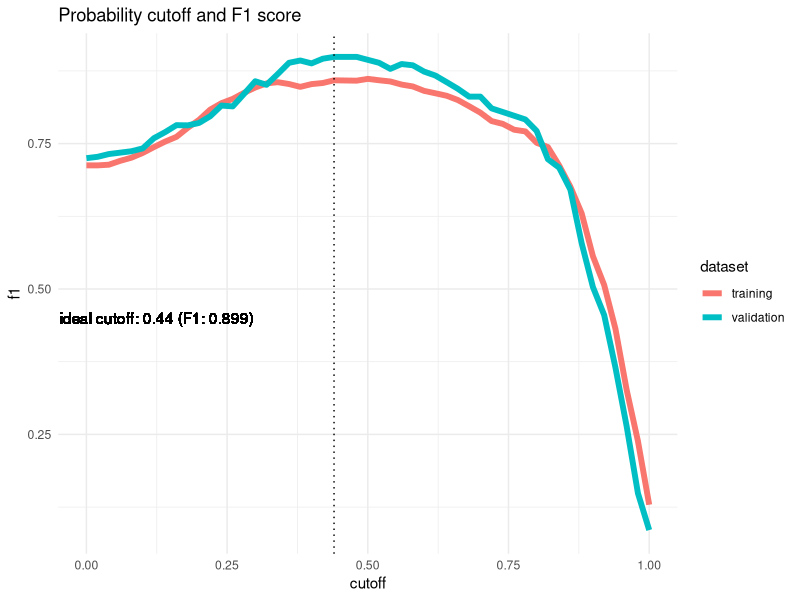
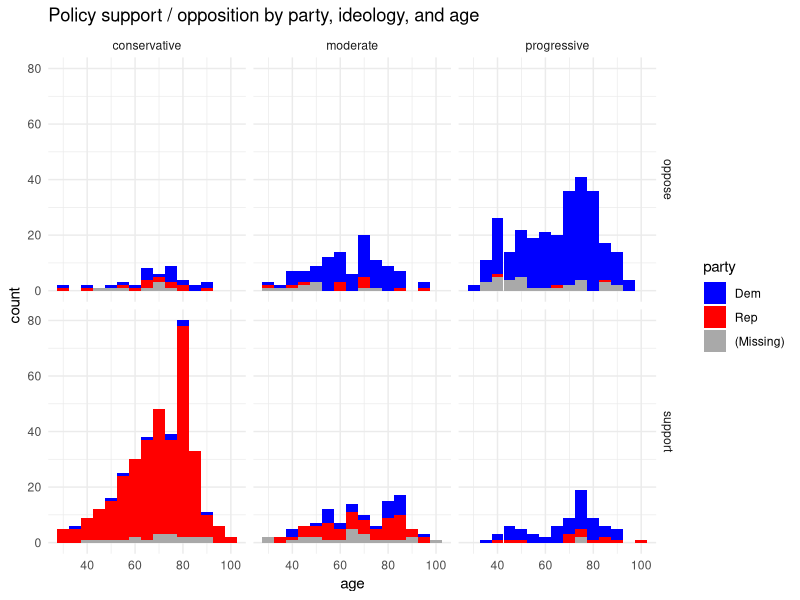

Recreate these plots in R, in order.
## ---- chunk 1

knitr::opts_chunk$set(echo = FALSE, message = FALSE, warning = FALSE,
                      fig.width = 8, fig.asp = 0.618, fig.align = "center")

library(tidyverse)
library(lubridate)

theme_set(theme_minimal())

test_data <- read_csv(here::here("data/test_data.csv")) %>%
    mutate(
        target = case_when(
            target == 0 ~ 1L,
            target == 1 ~ 0L,
            TRUE ~ as.integer(target)
            )
        )
train_pred <- read_csv(here::here("output/train_predictions.csv"))

## ---- chunk 2
calc_f1 <- function(cutoff) {
  
  train_pred %>% 
    mutate(
      cutoff = cutoff,
      label = if_else(pred >= cutoff, 1, 0),
      tp = if_else(target == 1 & label == 1, 1, 0),
      tn = if_else(target == 0 & label == 0, 1, 0),
      fp = if_else(target == 0 & label == 1, 1, 0),
      fn = if_else(target == 1 & label == 0, 1, 0)
    ) %>% 
    group_by(cutoff, type) %>% 
    summarise(
      total = n(),
      tpr = sum(tp) / sum(target == 1),
      fpr = sum(fp) / sum(target == 0),
      fnr = sum(fn) / sum(target == 1),
      tnr = sum(tn) / sum(target == 0),
      prec = sum(tp) / (sum(tp) + sum(fp)),
      recall = sum(tp) / (sum(tp) + sum(fn))
    ) %>% 
    mutate(f1 = 2 * ((prec *  recall) / (prec + recall))) %>% 
    ungroup()
}

cutoffs <- seq(0, 1, by = 0.02) %>% 
    map_dfr(calc_f1) 

## ---- chunk 3

max_f1 <- cutoffs %>%
    filter(type == "holdout") %>%
    filter(f1 == max(f1, na.rm = TRUE)) %>%
    slice(1)

f1_label <- paste0(
    'ideal cutoff: ', max_f1$cutoff, " (F1: ", round(max_f1$f1, 3), ")"
)

cutoffs %>% 
    mutate(type = fct_relevel(type, "train")) %>%
    ggplot(aes(cutoff, f1, color = type)) +
        geom_line(size = 2) +
        geom_vline(xintercept = max_f1$cutoff, linetype = 3) +
        scale_color_discrete(labels = c("training", "validation")) +
        geom_text(aes(x = 0.125, y = 0.45, label = f1_label), inherit.aes = FALSE) + 
        labs(title = "Probability cutoff and F1 score",
             color = "dataset")
## ---- chunk 4

test_data %>%
    filter(!is.na(target), party == "Dem") %>%
    group_by(gender, race_4, edu, employ) %>%
    count(target) %>%
    filter(!is.na(race_4), !is.na(employ), !is.na(employ)) %>%
    mutate(pct = scales::percent(n / sum(n)),
           label = paste0(pct, " (", sum(n), ")")) %>%
    ungroup() %>%
    mutate(
        employ = case_when(
            employ == 1 ~ "employed",
            employ == 0 ~ "unemployed"
        ),
        race_4 = fct_relevel(race_4, c("White", "Latinx", "Black")),
    ) %>%
    unite(` `, gender, edu, employ, sep = ", ") %>% 
    filter(target == 1) %>%
    select(-target, -n, -pct) %>% 
    spread(race_4, label, fill = "0%") %>%
    knitr::kable(caption = "Policy opposition by gender, educational attainment, employment, and race among Democrats")
## ---- chunk 5

test_data %>% 
    filter(!is.na(target)) %>% 
    mutate(
        party = fct_explicit_na(party),
        age = year(as.period(interval(ymd(paste0(birth_year, "0101")), today()))),
        ideo = case_when(
            ideo == 1 ~ "progressive",
            ideo == 0 ~ "moderate",
            ideo == -1 ~ "conservative"
        ),
        target = case_when(
            target == 0 ~ "support",
            target == 1 ~ "oppose"
        )
    ) %>% 
    ggplot(aes(age, fill = party)) +
    geom_histogram(binwidth = 5) +
    facet_grid(target ~ ideo) +
    scale_fill_manual(values = c("blue", "red", "dark grey")) +
    labs(title = "Policy support / opposition by party, ideology, and age")
